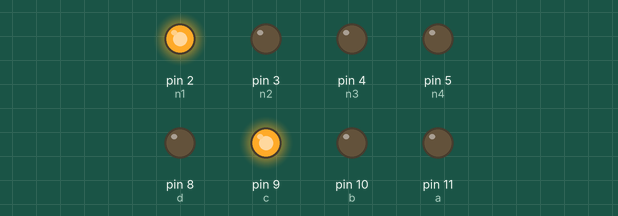
This sketch was run on a simulated Arduino Uno, built with avr-gcc and run on an emulated ATmega328P. On the bench: output pins drawn as LEDs (lit = HIGH).

Above: at 0.1 s.
Timing chart, 0 to 1.6 s (numbered marks = the images above):
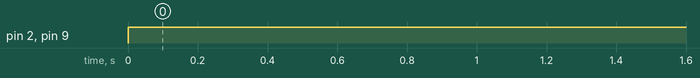

The sketch:

4_4_led_matrix_1.ino
```cpp
int a = 11,b=10,c=9,d=8  ,n1=2,n2=3, n3=4,n4 =5;
void setup()
{
  pinMode(a, OUTPUT);
  pinMode(b, OUTPUT);
  pinMode(c, OUTPUT);
  pinMode(d, OUTPUT);

  pinMode(n1, OUTPUT);
  pinMode(n2, OUTPUT);
  pinMode(n3, OUTPUT);
  pinMode(n4, OUTPUT);
}

void allLed()
{
  digitalWrite(a,0);
  digitalWrite(b,0);
  digitalWrite(c,0);
  digitalWrite(d,0);

  digitalWrite(n1,1);
  digitalWrite(n2,1);
  digitalWrite(n3,1);
  digitalWrite(n4,1);
}

void ledOff()
{
  digitalWrite(a,1);
  digitalWrite(b,1);
  digitalWrite(c,1);
  digitalWrite(d,1);

  digitalWrite(n1,0);
  digitalWrite(n2,0);
  digitalWrite(n3,0);
  digitalWrite(n4,0);
}


void loop()
{


  digitalWrite(n1,1);
  digitalWrite(c,1);


}
```

Measured:
- by itself, pin 2 (n1), pin 9 (c): LOW → HIGH at 0.00 s
